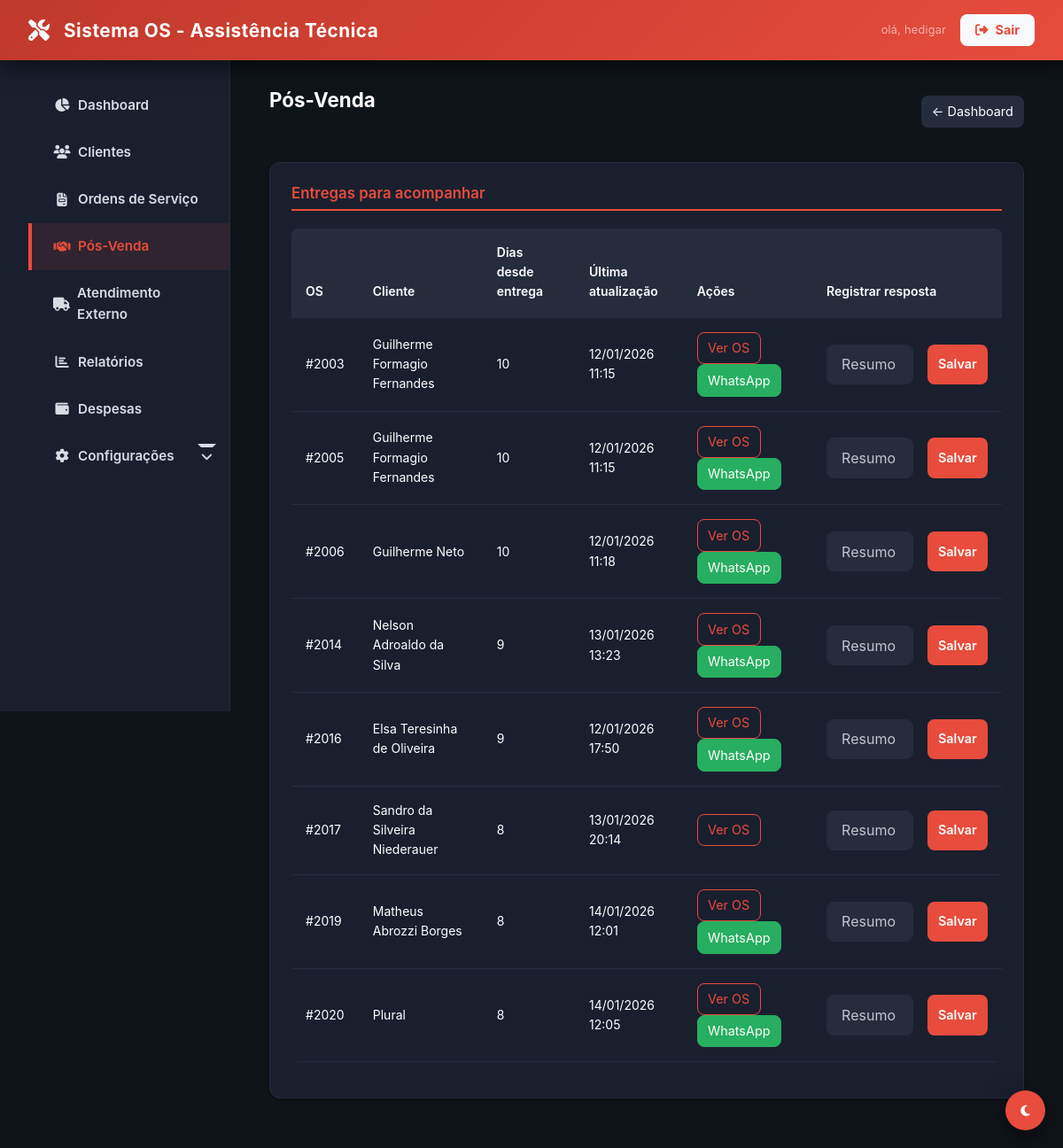
Page /pos-venda (signed in) on the committed database.
### tables this page shows
CREATE TABLE `ordens_servico` (
  `id` int NOT NULL,
  `cliente_id` int NOT NULL,
  `equipamento_id` int DEFAULT NULL,
  `defeito_relatado` text NOT NULL,
  `laudo_tecnico` text,
  `valor_total_produtos` decimal(10,2) DEFAULT '0.00',
  `valor_total_servicos` decimal(10,2) DEFAULT '0.00',
  `valor_total_os` decimal(10,2) DEFAULT '0.00',
  `valor_desconto` decimal(10,2) DEFAULT '0.00',
  `status_atual_id` int NOT NULL,
  `status_pagamento` enum('pendente','pago','parcial') DEFAULT 'pendente',
  `status_entrega` enum('nao_entregue','entregue') DEFAULT 'nao_entregue',
  `ativo` tinyint(1) DEFAULT '1',
  `created_at` timestamp NULL DEFAULT CURRENT_TIMESTAMP,
  `updated_at` timestamp NULL DEFAULT NULL
);

CREATE TABLE `clientes` (
  `id` int NOT NULL,
  `nome_completo` varchar(150) NOT NULL,
  `tipo_pessoa` varchar(20) NOT NULL,
  `documento` varchar(20) DEFAULT NULL,
  `email` varchar(150) DEFAULT NULL,
  `telefone_principal` varchar(20) DEFAULT NULL,
  `telefone_secundario` varchar(20) DEFAULT NULL,
  `endereco_logradouro` varchar(150) DEFAULT NULL,
  `endereco_numero` varchar(10) DEFAULT NULL,
  `endereco_bairro` varchar(60) DEFAULT NULL,
  `endereco_cidade` varchar(60) DEFAULT NULL,
  `data_nascimento` date DEFAULT NULL,
  `observacoes` text,
  `ativo` tinyint(1) DEFAULT '1',
  `created_at` timestamp NULL DEFAULT CURRENT_TIMESTAMP,
  `updated_at` timestamp NULL DEFAULT NULL
);

### app/Core/Controller.php (called while the page is built, shortened)
<?php
abstract class Controller
{
    protected function view(string $view, array $data = []): void
    {
        extract($data);
        $path = __DIR__ . "/../Views/{$view}.php";
        require $path;
    }
}

### app/Controllers/BaseController.php (called while the page is built, shortened)
<?php
abstract class BaseController extends Controller
{
    protected function render(string $view, array $data = []): void
    {
        $data['content'] = __DIR__ . "/../Views/{$view}.php";
        if (!isset($data['user'])) {
            $data['user'] = Auth::user();
        }
        $this->view('layout/main', $data);
    }
}

### app/Controllers/PosVendaController.php (called while the page is built, shortened)
<?php
class PosVendaController extends BaseController
{
    public function index()
    {
        $osModel = new OrdemServico();
        $alertas = $osModel->getAlertasDashboard();
        $posVenda = array_values(array_filter($alertas, function ($a) {
            return ($a['tipo'] ?? '') === 'pos_venda';
        }));
        $this->render('posvenda/index', [
            'title' => 'Pós-Venda',
            'current_page' => 'pos_venda',
            'itens' => $posVenda
        ]);
    }
}

### public/index.php (called while the page is built, shortened)
<?php
require_once __DIR__ . '/../app/Core/Autoload.php';
$router = require_once __DIR__ . '/../app/routes.php';
$uri = trim(parse_url($_SERVER['REQUEST_URI'], PHP_URL_PATH), '/');
$method = $_SERVER['REQUEST_METHOD'];
$router->dispatch($uri, $method);

### app/Core/Model.php (called while the page is built, shortened)
<?php
abstract class Model
{
    public function __construct()
    {
        $this->db = Database::getInstance()->getConnection();
    }
}

### app/Core/Database.php (called while the page is built, shortened)
<?php
class Database
{
    private static ?Database $instance = null;
    private PDO $conn;
    private function __construct()
    {
        $host = DB_HOST;
        $db   = DB_NAME;
        $user = DB_USER;
        $pass = DB_PASS;
        $charset = 'utf8mb4';
        $dsn = "mysql:host=$host;dbname=$db;charset=$charset";
        $options = [
            PDO::ATTR_ERRMODE            => PDO::ERRMODE_EXCEPTION,
            PDO::ATTR_DEFAULT_FETCH_MODE => PDO::FETCH_ASSOC,
            PDO::ATTR_EMULATE_PREPARES   => false,
            PDO::MYSQL_ATTR_INIT_COMMAND => "SET NAMES utf8mb4; SET time_zone = '-03:00'"
        ];
        try {
            $this->conn = new PDO($dsn, $user, $pass, $options);
        } catch (PDOException $e) {
            error_log("Erro de Conexão com o Banco de Dados: " . $e->getMessage());
            if (($_ENV['APP_DEBUG'] ?? 'false') === 'true') {
                die("Erro de Conexão: " . $e->getMessage());
            }
            die("Erro de Conexão: Por favor, tente novamente mais tarde.");
        }
    }
    public static function getInstance(): Database
    {
        if (self::$instance === null) {
            self::$instance = new self();
        }
        return self::$instance;
    }
    public function getConnection(): PDO
    {
        return $this->conn;
    }
}

### app/Models/OrdemServico.php (called while the page is built, shortened)
<?php
class OrdemServico extends Model
{
    protected string $table = 'ordens_servico';
    public function getAlertasDashboard(
        int $diasSemAtualizacao = 2,
        int $diasAbertasAtraso = 3,
        int $diasFinalizadasRecentes = 2
    ): array {
        $sql = "SELECT
                    os.id,
                    os.status_atual_id,
                    os.created_at,
                    os.status_pagamento,
                    os.status_entrega,
                    c.nome_completo as cliente_nome,
                    c.telefone_principal as cliente_telefone,
                    s.nome as status_nome,
                    s.cor as status_cor,
                    COALESCE(
                        (SELECT MAX(h.created_at)
                         FROM ordens_servico_status_historico h
                         WHERE h.ordem_servico_id = os.id),
                        os.created_at
                    ) as ultima_atualizacao
                FROM {$this->table} os
                JOIN status_os s ON os.status_atual_id = s.id
                JOIN clientes c ON os.cliente_id = c.id
                WHERE os.ativo = 1";
        $stmt = $this->db->prepare($sql);
        $stmt->execute();
        $rows = $stmt->fetchAll(\PDO::FETCH_ASSOC) ?: [];
        $now = new \DateTimeImmutable();
        $alertas = [];
        foreach ($rows as $row) {
            try {
                $dataCriacao = new \DateTimeImmutable($row['created_at']);
                $dataUltimaAtualizacao = new \DateTimeImmutable($row['ultima_atualizacao']);
            } catch (\Exception $e) {
                continue;
            }
            $diasDesdeCriacao = $dataCriacao->diff($now)->days;
            $diasDesdeUltimaAtualizacao = $dataUltimaAtualizacao->diff($now)->days;
            $statusId = (int)($row['status_atual_id'] ?? 0);
            $osId = (int)($row['id'] ?? 0);
            $statusNome = $row['status_nome'] ?? '';
            $statusPagamento = $row['status_pagamento'] ?? 'pendente';
            $statusEntrega = $row['status_entrega'] ?? 'nao_entregue';
            $clienteNome = $row['cliente_nome'] ?? '';
            $clienteTelefone = $row['cliente_telefone'] ?? '';
            if ($statusId === 5) {
                if ($statusPagamento === 'pago' && $statusEntrega === 'entregue') {
                    $diasEntrega = $diasDesdeUltimaAtualizacao;
                    if ($diasEntrega >= 7 && $diasEntrega <= 10) {
                        $primeiroNome = explode(' ', trim($clienteNome))[0] ?? '';
                        $alertas[] = [
                            'tipo' => 'pos_venda',
                            'nivel' => 'todos',
                            'prioridade' => 'media',
                            'os_id' => $osId,
                            'status_nome' => $statusNome,
                            'dias' => $diasEntrega,
                            'ultima_atualizacao' => $row['ultima_atualizacao'],
                            'cliente_nome' => $clienteNome,
                            'cliente_telefone' => $clienteTelefone,
                            'mensagem' => sprintf(
                                'Pós-venda: contatar cliente da OS #%d (%s) após %d dia(s) da entrega.',
                                $osId,
                                $primeiroNome,
                                $diasEntrega
                            )
                        ];
                    }
                    continue;
                }
                $mensagem = '';
                if ($statusPagamento !== 'pago' && $statusEntrega !== 'entregue') {
                    $mensagem = sprintf(
                        'OS #%d foi finalizada e está aguardando pagamento e entrega.',
                        $osId
                    );
                } elseif ($statusPagamento === 'pago' && $statusEntrega !== 'entregue') {
                    $mensagem = sprintf(
                        'OS #%d foi finalizada e paga. Aguardando entrega ao cliente.',
                        $osId
                    );
                } elseif ($statusPagamento !== 'pago' && $statusEntrega === 'entregue') {
                    $mensagem = sprintf(
                        'OS #%d foi finalizada e entregue. Pagamento pendente.',
                        $osId
                    );
                } else {
                    $mensagem = sprintf(
                        'OS #%d foi finalizada. Verificar pendências.',
                        $osId
                    );
                }
                $alertas[] = [
                    'tipo' => 'os_finalizada',
                    'nivel' => 'todos',
                    'prioridade' => 'alta',
                    'os_id' => $osId,
                    'status_nome' => $statusNome,
                    'status_pagamento' => $statusPagamento,
                    'status_entrega' => $statusEntrega,
                    'dias' => $diasDesdeUltimaAtualizacao,
                    'ultima_atualizacao' => $row['ultima_atualizacao'],
                    'mensagem' => $mensagem
                ];
                continue;
            }
            if ($diasDesdeUltimaAtualizacao >= $diasSemAtualizacao) {
                $alertas[] = [
                    'tipo' => 'os_sem_atualizacao',
                    'nivel' => 'tecnico',
                    'os_id' => $osId,
                    'status_nome' => $statusNome,
                    'dias' => $diasDesdeUltimaAtualizacao,
                    'ultima_atualizacao' => $row['ultima_atualizacao'],
                    'mensagem' => sprintf(
                        'OS #%d está sem atualização há %d dia(s). Verificar andamento.',
                        $osId,
                        $diasDesdeUltimaAtualizacao
                    )
                ];
            } elseif ($diasDesdeCriacao >= $diasAbertasAtraso) {
                $alertas[] = [
                    'tipo' => 'os_atrasada',
                    'nivel' => 'tecnico',
                    'os_id' => $osId,
                    'status_nome' => $statusNome,
                    'dias' => $diasDesdeCriacao,
                    'ultima_atualizacao' => $row['ultima_atualizacao'],
                    'mensagem' => sprintf(
                        'OS #%d está em aberto há %d dia(s).',
                        $osId,
                        $diasDesdeCriacao
                    )
                ];
            }
        }
        return $alertas;
    }
}

### app/Core/Autoload.php (called while the page is built, shortened)
<?php
spl_autoload_register(function ($class) {
    $prefix = 'App\\';
    $base_dir = __DIR__ . '/../';
    $len = strlen($prefix);
    if (strncmp($prefix, $class, $len) !== 0) {
        return;
    }
    $relative_class = substr($class, $len);
    $file = $base_dir . str_replace('\\', '/', $relative_class) . '.php';
});

### app/Views/posvenda/index.php (the view, shortened to what this page needs)
<?php
require_once __DIR__ . '/../layout/main.php';
?>
<div class="container">
    <div class="d-flex justify-between align-center mb-4">
        <h1>Pós-Venda</h1>
        <a href="<?php echo BASE_URL; ?>dashboard" class="btn btn-secondary btn-sm">← Dashboard</a>
    </div>
    <div class="card">
        <h3 class="card-title">Entregas para acompanhar</h3>
        <?php if (empty($itens)): ?>
            <p class="text-muted">Nenhuma OS elegível para pós-venda no momento.</p>
        <?php else: ?>
            <div class="table-responsive">
                <table class="table">
                    <thead>
                        <tr>
                            <th>OS</th>
                            <th>Cliente</th>
                            <th>Dias desde entrega</th>
                            <th>Última atualização</th>
                            <th>Ações</th>
                            <th>Registrar resposta</th>
                        </tr>
                    </thead>
                    <tbody>
                        <?php foreach ($itens as $a): ?>
                            <?php
                                $telefone = preg_replace('/\D+/', '', $a['cliente_telefone'] ?? '');
                                $msg = "Olá {$a['cliente_nome']}, tudo bem? Sobre a OS #{$a['os_id']}, gostaríamos de saber como está o equipamento e sua experiência. Seu feedback é importante.";
                                $wa = $telefone ? "https://wa.me/55{$telefone}?text=" . urlencode($msg) : '#';
                            ?>
                            <tr>
                                <td>#<?php echo (int)$a['os_id']; ?></td>
                                <td><?php echo htmlspecialchars($a['cliente_nome'] ?? ''); ?></td>
                                <td><?php echo (int)($a['dias'] ?? 0); ?></td>
                                <td><?php echo isset($a['ultima_atualizacao']) ? date('d/m/Y H:i', strtotime($a['ultima_atualizacao'])) : '--'; ?></td>
                                <td>
                                    <a href="<?php echo BASE_URL; ?>ordens/view?id=<?php echo (int)$a['os_id']; ?>" class="btn btn-outline-primary btn-sm">Ver OS</a>
                                    <?php if ($telefone): ?>
                                        <a href="<?php echo $wa; ?>" target="_blank" class="btn btn-success btn-sm">WhatsApp</a>
                                    <?php endif; ?>
                                </td>
                                <td>
                                    <form action="<?php echo BASE_URL; ?>pos-venda/registrar-resposta" method="POST" class="d-flex gap-2">
                                        <input type="text" name="resumo" class="form-control" placeholder="Resumo da resposta" required>
                                        <button type="submit" class="btn btn-primary btn-sm">Salvar</button>
                                    </form>
                                </td>
                            </tr>
                        <?php endforeach; ?>
                    </tbody>
                </table>
            </div>
        <?php endif; ?>
    </div>
</div>

### app/Core/Router.php (shortened to what this page needs)
<?php
class Router
{
    protected array $routes = [];
    public function add(string $method, string $uri, string $controller): void
    {
        $this->routes[] = [
            'uri' => trim($uri, '/'),
            'controller' => $controller,
            'method' => strtoupper($method),
        ];
    }
    public function dispatch(string $uri, string $method): void
    {
        $uri = trim($uri, '/');
        $method = strtoupper($method);
        foreach ($this->routes as $route) {
            if ($route['uri'] === $uri && $route['method'] === $method) {
                $parts = explode('@', $route['controller']);
                $action = $parts[1] ?? 'index';
                $controller = new $controllerClass();
                $controller->$action();
                return;
            }
        }
    }
}

### rows in the picture
ordens_servico: id "2003", cliente.nome_completo "Guilherme Formagio Fernandes", dias "10", ultima_atualizacao "12/01/2026 11:15"
ordens_servico: id "2005", cliente.nome_completo "Guilherme Formagio Fernandes", dias "10", ultima_atualizacao "12/01/2026 11:15"
ordens_servico: id "2006", cliente.nome_completo "Guilherme Neto", dias "10", ultima_atualizacao "12/01/2026 11:18"
ordens_servico: id "2014", cliente.nome_completo "Nelson Adroaldo da Silva", dias "9", ultima_atualizacao "13/01/2026 13:23"
ordens_servico: id "2016", cliente.nome_completo "Elsa Teresinha de Oliveira", dias "9", ultima_atualizacao "12/01/2026 17:50"
ordens_servico: id "2017", cliente.nome_completo "Sandro da Silveira Niederauer", dias "8", ultima_atualizacao "13/01/2026 20:14"
ordens_servico: id "2019", cliente.nome_completo "Matheus Abrozzi Borges", dias "8", ultima_atualizacao "14/01/2026 12:01"
ordens_servico: id "2020", cliente.nome_completo "Plural", dias "8", ultima_atualizacao "14/01/2026 12:05"
